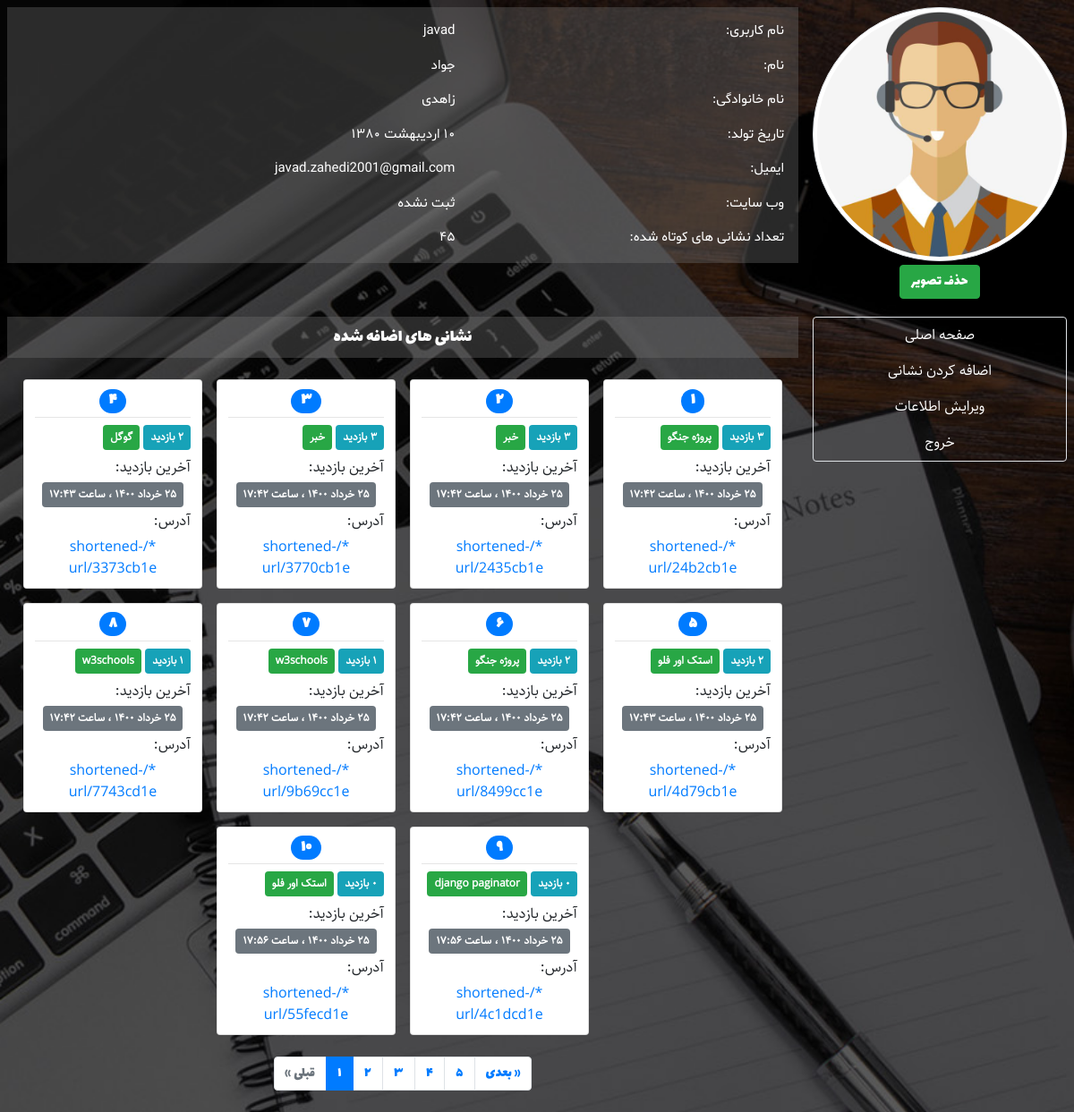
The page /dashboard/ (signed in) on the database its author committed.
### URLshortener/models.py (models this page shows, shortened)
class UserProfile(models.Model):
    photo = models.ImageField(upload_to='profile_images', blank=True, verbose_name='تصویر')
    birth_date = models.DateField(null=True, blank=True, verbose_name='تاریخ تولد')
    website = models.URLField(null=True, blank=True, verbose_name='وب سایت')
    user = models.OneToOneField(User, on_delete=models.CASCADE, related_name='profile')
    def birth_date_jalali(self):
        return date_to_jalali_str(self.birth_date) if self.birth_date else 'ثبت نشده'
    birth_date_jalali.short_description = 'تاریخ تولد'
    class Meta:
        verbose_name = 'پروفایل'
        verbose_name_plural = 'پروفایل ها'

class URL(models.Model):
    label = models.CharField(blank=True, max_length=30, verbose_name='عنوان')
    address = models.URLField(max_length=512, verbose_name='نشانی اینترنتی')
    slug = models.SlugField(max_length=8, unique=True, verbose_name='اسلاگ')
    visits = models.PositiveIntegerField(default=0, verbose_name='تعداد بازدید ها')
    created = models.DateTimeField(auto_now_add=True, verbose_name='تاریخ ایجاد')
    last_visit = models.DateTimeField(default=timezone.now, verbose_name='آخرین بازدید')
    author = models.ForeignKey(User, on_delete=models.CASCADE, related_name='urls',
                               verbose_name='ایجاد کننده')
    def last_visit_jalali(self):
        return datetime_to_jalali_str(self.last_visit)
    last_visit_jalali.short_description = 'آخرین بازدید'
    def created_jalali(self):
        return datetime_to_jalali_str(self.created)
    created_jalali.short_description = 'تاریخ ایجاد'
    def __str__(self):
        host = settings.ALLOWED_HOSTS[0] if settings.ALLOWED_HOSTS else 'localhost:8000'
        return '{}/shortened-url/{}'.format(host, self.slug)
    class Meta:
        verbose_name = 'نشانی اینترنتی'
        verbose_name_plural = 'نشانی های اینترنتی'

### URLshortener/views.py (the view)
# urls.py: path('dashboard/', views.DashboardView.as_view(), name='dashboard'),
class DashboardView(LoginRequiredMixin, ListView):
    paginate_by = 10
    template_name = 'URLshortener/dashboard.html'
    def get_queryset(self):
        return self.request.user.urls.order_by('-visits')

### URLshortener/templatetags/custom_filters.py (called while the page is built)
@register.filter
@stringfilter
def to_persian(string):
    return numbers_to_persian(string)

### URLshortener/templatetags/custom_tags.py (called while the page is built)
@register.inclusion_tag('URLshortener/paginator.html')
def paginator(page):
    return {
        'page': page,
    }

@register.inclusion_tag('URLshortener/url_cards.html')
def url_cards(page):
    return {
        'page': page,
    }

### extensions/jalali.py (called while the page is built)
    def persian_tuple(self):
        return self.persian_year, self.persian_month, self.persian_day

### extensions/time_utils.py (called while the page is built)
def numbers_to_persian(string):
    en_to_fa = {
        '0': '۰',
        '1': '۱',
        '2': '۲',
        '3': '۳',
        '4': '۴',
        '5': '۵',
        '6': '۶',
        '7': '۷',
        '8': '۸',
        '9': '۹',
    }
    for en, fa in en_to_fa.items():
        string = string.replace(en, fa)
    return string

def datetime_to_jalali_str(time):
    jalali_month = (
        'فروردین',
        'اردیبهشت',
        'خرداد',
        'تیر',
        'مرداد',
        'شهریور',
        'مهر',
        'آبان',
        'آذر',
        'دی',
        'بهمن',
        'اسفند'
    )
    time = timezone.localtime(time)
    year, month, day = jalali.Gregorian(time.year, time.month, time.day).persian_tuple()
    jalali_to_str = '{} {} {} ، ساعت {:02d}:{:02d}'.format(
        day,
        jalali_month[month-1],
        year,
        time.hour,
        time.minute
    )
    return numbers_to_persian(jalali_to_str)

def date_to_jalali_str(date):
    jalali_month = (
        'فروردین',
        'اردیبهشت',
        'خرداد',
        'تیر',
        'مرداد',
        'شهریور',
        'مهر',
        'آبان',
        'آذر',
        'دی',
        'بهمن',
        'اسفند'
    )
    year, month, day = jalali.Gregorian(date.year, date.month, date.day).persian_tuple()
    jalali_to_str = '{} {} {}'.format(day, jalali_month[month-1], year)
    return numbers_to_persian(jalali_to_str)

### templates/URLshortener/dashboard.html (shortened to what this page needs)
{% extends 'URLshortener/base.html' %}
{% load static %}
{% load custom_filters %}
{% load custom_tags %}
{% block head %}
	<link rel='stylesheet' href="{% static 'URLshortener/css/dashboard.css' %}">
{% endblock %}
{% block header %}
    <div class='container-fluid row p-0 m-0'>
        <div class='col-sm-3 p-2 text-center'>
            {% if user.profile.photo %}
            <img class='w-100 rounded-circle img-thumbnail' src='{{ user.profile.photo.url }}'>
            <a id='delete-photo' href='{% url "URLshortener:delete-photo" %}'
                class='btn btn-success m-1'>حذف تصویر</a>
            {% else %}
            <img class='w-100 rounded-circle img-thumbnail' src='{% static "URLshortener/images/user_avatar.png" %}'>
            {% endif %}
        </div>
        <div class='col-sm-9 text-white text-right p-2'>
            <div class='user-info p-2'>
                <div class='row p-2'>
                    <div class='col-sm-5'>نام کاربری:</div>
                    <div class='col-sm-7'>{{ user.username }}</div>
                </div>
                <div class='row p-2'>
                    <div class='col-sm-5'>نام:</div>
                    <div class='col-sm-7'>
                        {% if user.first_name %}
                            {{ user.first_name }}
                        {% else %}
                            ثبت نشده
                        {% endif %}
                    </div>
                </div>
                <div class='row p-2'>
                    <div class='col-sm-5'>نام خانوادگی:</div>
                    <div class='col-sm-7'>
                        {% if user.last_name %}
                            {{ user.last_name }}
                        {% else %}
                            ثبت نشده
                        {% endif %}
                    </div>
                </div>
                <div class='row p-2'>
                    <div class='col-sm-5'>تاریخ تولد:</div>
                    <div class='col-sm-7'>{{ user.profile.birth_date_jalali }}</div>
                </div>
                <div class='row p-2'>
                    <div class='col-sm-5'>ایمیل:</div>
                    <div class='col-sm-7'>{{ user.email }}</div>
                </div>
                <div class='row p-2'>
                    <div class='col-sm-5'>وب سایت:</div>
                    <div class='col-sm-7'>
                        {% if user.profile.website %}
                            {{ user.profile.website }}
                        {% else %}
                            ثبت نشده
                        {% endif %}
                    </div>
                </div>
                <div class='row p-2'>
                    <div class='col-sm-5'>تعداد نشانی های کوتاه شده:</div>
                    <div class='col-sm-7'>{{ page_obj.paginator.count|to_persian }}</div>
                </div>
            </div>
        </div>
    </div>
{% endblock %}
{% block main %}
    <div class='row container-fluid p-0 m-0'>
        <aside class='col-sm-3 p-2 m-0'>
            <ul class='nav flex-column text-center text-white p-0 m-0 rounded border'>
                <li class="nav-item p-2"><a class='d-block' href="{% url 'URLshortener:home' %}" >صفحه اصلی</a></li>
                <li class="nav-item p-2"><a class='d-block' href="{% url 'URLshortener:add-url' %}" >اضافه کردن نشانی</a></li>
                <li class="nav-item p-2"><a class='d-block' href="{% url 'URLshortener:edit-profile' %}" >ویرایش اطلاعات</a></li>
                <li class="nav-item p-2"><a class='d-block' href="{% url 'auth_logout' %}?next=/" >خروج</a></li>
            </ul>
        </aside>
        <div class='col-sm-9 p-2 m-0'>
            <div class='container text-center text-white p-2 main-title'>نشانی های اضافه شده</div>
            {% if page_obj %}
                <div class='container table-responsive p-0 my-2 mx-auto table-div'>
                    {% url_cards page_obj %}
                </div>
            {% else %}
                <div class='alert alert-info text-right p-2 m-2 mx-auto'>
                    هنوز هیچ نشانی ای توسط شما اضافه نشده است!
                </div>
            {% endif %}
            {% if is_paginated %}
                {% paginator page_obj %}
            {% endif %}
        </div>
    </div>
{% endblock %}

### templates/URLshortener/url_cards.html (shortened to what this page needs)
{% load custom_filters %}
<div class='container-fluid m-0 p-2 d-flex flex-row flex-wrap justify-content-center cards-div'>
    {% for short_url in page %}
    <div class='card text-right m-2 p-2 url-card'>
        <h4 class='text-center p-0 m-0 url-number'>
            <span class='badge badge-pill badge-primary'>
                {{ forloop.counter0|add:page.start_index|to_persian }}
            </span>
        </h4>
        <hr class='m-1'>
        <div class='p-1'>
            <span class='badge badge-info p-2'>{{ short_url.visits|to_persian }} بازدید</span>
            <span class='badge badge-success p-2'>{{ short_url.label }}</span>
        </div>
        <div class='p-1'>آخرین بازدید:</div>
        <div class='text-center'>
            <span class='badge badge-secondary p-2'>{{ short_url.last_visit_jalali }}</span>
        </div>
        <div class='p-1'>آدرس:</div>
        <a class='btn btn-link d-block p-0' href="{% url 'URLshortener:shortened-url' short_url.slug %}">
            {{ short_url }}
        </a>
    </div>
    {% endfor %}
</div>

### static/URLshortener/css/base.css (style rules this page uses)
body { direction: rtl; font-family: Lalezar; background-image: url('../images/site_bg.jpg'); background-size: cover; background-repeat: no-repeat; background-position: center; min-height: 100vh; }
.cards-div { font-family: Sahel; }
.url-card { max-width: 200px; }
.url-number { font-family: Lalezar; }

### static/URLshortener/css/dashboard.css (style rules this page uses)
.main-title { font-size: 20px; background-color: #77777757; }
.nav-item a { color: white; font-family: Sahel; }
.user-info { font-size: 15px; font-family: Shabnam; background-color: #77777757; }

### rows shown on the page
URL: visits|to_persian "۳", label "پروژه جنگو", last_visit_jalali "۲۵ خرداد ۱۴۰۰ ، ساعت ۱۷:۴۲", slug "*/shortened-url/24b2cb1e"
URL: visits|to_persian "۳", label "خبر", last_visit_jalali "۲۵ خرداد ۱۴۰۰ ، ساعت ۱۷:۴۲", slug "*/shortened-url/2435cb1e"
URL: visits|to_persian "۳", label "خبر", last_visit_jalali "۲۵ خرداد ۱۴۰۰ ، ساعت ۱۷:۴۲", slug "*/shortened-url/3770cb1e"
URL: visits|to_persian "۲", label "گوگل", last_visit_jalali "۲۵ خرداد ۱۴۰۰ ، ساعت ۱۷:۴۳", slug "*/shortened-url/3373cb1e"
URL: visits|to_persian "۲", label "استک اور فلو", last_visit_jalali "۲۵ خرداد ۱۴۰۰ ، ساعت ۱۷:۴۳", slug "*/shortened-url/4d79cb1e"
URL: visits|to_persian "۲", label "پروژه جنگو", last_visit_jalali "۲۵ خرداد ۱۴۰۰ ، ساعت ۱۷:۴۲", slug "*/shortened-url/8499cc1e"
URL: visits|to_persian "۱", label "w3schools", last_visit_jalali "۲۵ خرداد ۱۴۰۰ ، ساعت ۱۷:۴۲", slug "*/shortened-url/9b69cc1e"
URL: visits|to_persian "۱", label "w3schools", last_visit_jalali "۲۵ خرداد ۱۴۰۰ ، ساعت ۱۷:۴۲", slug "*/shortened-url/7743cd1e"
URL: visits|to_persian "۰", label "django paginator", last_visit_jalali "۲۵ خرداد ۱۴۰۰ ، ساعت ۱۷:۵۶", slug "*/shortened-url/4c1dcd1e"
URL: visits|to_persian "۰", label "استک اور فلو", last_visit_jalali "۲۵ خرداد ۱۴۰۰ ، ساعت ۱۷:۵۶", slug "*/shortened-url/55fecd1e"

### other values the page prints
{{ user.username }} "javad"
{{ user.first_name }} "جواد"
{{ user.last_name }} "زاهدی"
{{ user.profile.birth_date_jalali }} "۱۰ اردیبهشت ۱۳۸۰"
{{ user.email }} "javad.zahedi2001@gmail.com"
{{ page_obj.paginator.count|to_persian }} "۴۵"
{{ i|to_persian }} "۱"
{{ i|to_persian }} "۲" "۳" "۴" "۵"
